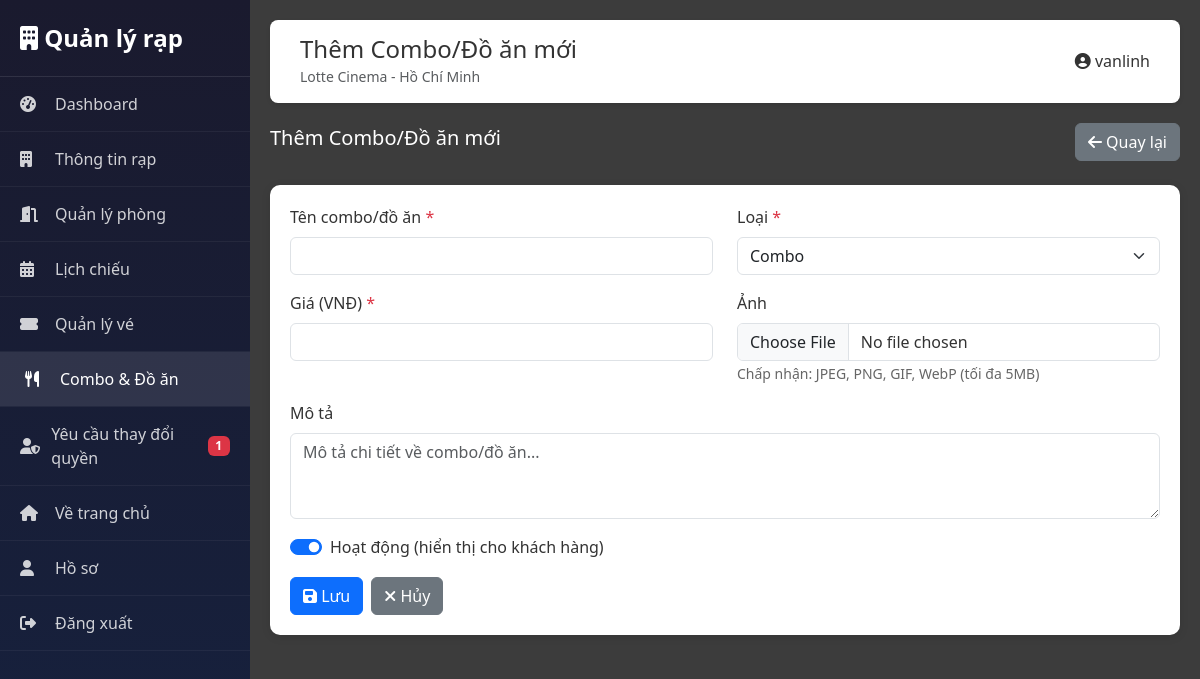
/?route=moderator/foodItemsCreate (signed in), run on the app's committed database.
### tables this page shows
CREATE TABLE `theaters` (
  `id` int(11) NOT NULL,
  `name` varchar(150) NOT NULL,
  `location` varchar(255) DEFAULT NULL,
  `phone` varchar(20) DEFAULT NULL,
  `created_at` timestamp NOT NULL DEFAULT current_timestamp(),
  `total_screens` int(11) DEFAULT 1,
  `address` text DEFAULT NULL,
  `is_active` tinyint(1) DEFAULT 1
);

CREATE TABLE `users` (
  `id` int(11) NOT NULL,
  `name` varchar(100) NOT NULL,
  `email` varchar(120) NOT NULL,
  `password` varchar(255) NOT NULL,
  `avatar` varchar(255) DEFAULT NULL,
  `birthdate` date DEFAULT NULL,
  `rank` enum('Bronze','Silver','Gold','Platinum') DEFAULT 'Bronze',
  `points` int(11) DEFAULT 0,
  `subscription_id` int(11) DEFAULT NULL,
  `status` enum('active','inactive','banned') DEFAULT 'active',
  `email_verified` tinyint(1) DEFAULT 0,
  `created_at` timestamp NOT NULL DEFAULT current_timestamp(),
  `updated_at` timestamp NOT NULL DEFAULT current_timestamp() ON UPDATE current_timestamp(),
  `role` enum('user','admin','moderator','manager') DEFAULT 'user',
  `theater_id` int(11) DEFAULT NULL,
  `is_active` tinyint(1) DEFAULT 1,
  `last_login` datetime DEFAULT NULL
);

### modules/admin/ModeratorController.php (called while the page is built, shortened)
<?php
require_once __DIR__ . '/../../core/AdminMiddleware.php';
require_once __DIR__ . '/../../core/Database.php';
class ModeratorController extends Controller {
    private $theaterId;
    public function __construct() {
        $user = AdminMiddleware::checkAdmin();
        $this->theaterId = AdminMiddleware::getModeratorTheater($user['id']);
    }
    protected function moderatorView($view, $data = []) {
        extract($data);
        $current_page = $data['current_page'] ?? '';
        $title = $data['title'] ?? 'Quản lý rạp';
        $user = $data['user'] ?? AdminMiddleware::checkAdmin();
        $theaterId = $this->theaterId;
        $db = Database::getInstance();
        $theater = $db->fetch("SELECT * FROM theaters WHERE id = ?", [$theaterId]);
        $content = ob_get_clean();
        require_once __DIR__ . '/views/moderator/layout.php';
    }
    public function foodItemsCreate() {
        $user = AdminMiddleware::checkAdmin();
        $this->moderatorView('food_items/create', [
            'user' => $user,
            'title' => 'Thêm Combo/Đồ ăn mới',
            'current_page' => 'food_items'
        ]);
    }
}

### index.php (called while the page is built, shortened)
<?php
require_once __DIR__ . '/core/UrlHelper.php';
$route = $_GET['route'] ?? 'home/index';
$parts = explode('/', $route);
$controllerMap = [
    'auth' => 'AuthController',
    'profile' => 'ProfileController',
    'moderator' => 'ModeratorController',
    'notifications' => 'NotificationController'
];
$firstPart = $parts[0];
$controllerName = null;
    if (isset($controllerMap[$firstPart])) {
    $controllerName = $controllerMap[$firstPart];
} else {
    $controllerName = ucfirst($firstPart) . 'Controller';
}
$action = '';
if (count($parts) >= 3) {
    $actionPart = $parts[2];
    $actionPart = str_replace('-', ' ', $actionPart);
    $actionPart = ucwords($actionPart);
    $actionPart = str_replace(' ', '', $actionPart);
    $action = $parts[1] . $actionPart;
} else {
    $action = $parts[1] ?? 'index';
}
try {
    $controller = new $controllerName();
    $controller->$action();
} catch (Exception $e) {
    error_log("Error in routing: " . $e->getMessage());
    error_log("Route: $route, Controller: $controllerName, Action: $action");
    error_log("Stack trace: " . $e->getTraceAsString());
    if ($controllerName !== 'HomeController') {
        $controllerName = 'HomeController';
        $controller = new $controllerName();
        $controller->index();
    } else {
        print_r($e);
        die('Error: Controller not found');
    }
}
?>

### core/UrlHelper.php (called while the page is built, shortened)
<?php
class UrlHelper {
    private static $baseUrl = null;
    public static function getBaseUrl() {
        $configFile = __DIR__ . '/../config.php';
        if (defined('PUBLIC_BASE_URL') && defined('AUTO_DETECT_PUBLIC_URL') && !AUTO_DETECT_PUBLIC_URL) {
            $appPath = defined('APP_PATH') ? APP_PATH : '/DuAn1';
            if (strpos(PUBLIC_BASE_URL, $appPath) !== false) {
                self::$baseUrl = rtrim(PUBLIC_BASE_URL, '/');
            } else {
                self::$baseUrl = rtrim(PUBLIC_BASE_URL, '/') . $appPath;
            }
            return self::$baseUrl;
        }
        $protocol = (isset($_SERVER['HTTPS']) && $_SERVER['HTTPS'] === 'on' ||
                     (isset($_SERVER['HTTP_X_FORWARDED_PROTO']) && $_SERVER['HTTP_X_FORWARDED_PROTO'] === 'https'))
                    ? "https" : "http";
        $host = $_SERVER['HTTP_HOST'] ?? 'localhost';
        $scriptName = $_SERVER['SCRIPT_NAME'] ?? '/index.php';
        $appPath = dirname($scriptName);
        self::$baseUrl = $protocol . "://" . $host . $appPath;
        return self::$baseUrl;
    }
}

### core/Database.php (called while the page is built, shortened)
<?php
class Database {
    private static $instance = null;
    private $pdo;
    private $host = 'localhost';
    private $port = 3306;
    private $dbname = 'cinehub';
    private $username = 'root';
    private $password = '';
    private $charset = 'utf8mb4';
    private function __construct() {
        try {
            $dsn = "mysql:host={$this->host};port={$this->port};dbname={$this->dbname};charset={$this->charset}";
            $this->pdo = new PDO($dsn, $this->username, $this->password);
            $this->pdo->setAttribute(PDO::ATTR_ERRMODE, PDO::ERRMODE_EXCEPTION);
            $this->pdo->setAttribute(PDO::ATTR_DEFAULT_FETCH_MODE, PDO::FETCH_ASSOC);
        } catch(PDOException $e) {
            die("Lỗi kết nối database: " . $e->getMessage() .
                "<br><br>Vui lòng kiểm tra:<br>" .
                "1. MySQL đã được khởi động chưa?<br>" .
                "2. Database '{$this->dbname}' đã được tạo chưa?<br>" .
                "3. Password MySQL có đúng không? (hiện tại: " . ($this->password ?: 'rỗng') . ")<br>" .
                "4. Port MySQL có đúng không? (hiện tại: {$this->port})<br>" .
                "5. Nếu cần thay đổi password hoặc port, sửa file core/Database.php");
        }
    }
    public static function getInstance() {
        if (self::$instance === null) {
            self::$instance = new self();
        }
        return self::$instance;
    }
    public function query($sql, $params = []) {
        $stmt = $this->pdo->prepare($sql);
        $stmt->execute($params);
        return $stmt;
    }
    public function fetch($sql, $params = []) {
        return $this->query($sql, $params)->fetch();
    }
}
?>

### core/AdminMiddleware.php (called while the page is built, shortened)
<?php
require_once __DIR__ . '/Database.php';
require_once __DIR__ . '/../modules/user/UserModel.php';
class AdminMiddleware {
    public static function checkAdmin() {
        $userModel = new UserModel();
        $user = $userModel->getById($_SESSION['user_id']);
        return $user;
    }
    public static function isModerator($userId) {
        $userModel = new UserModel();
        $user = $userModel->getById($userId);
        if (isset($user['role']) && $user['role'] === 'moderator') {
            return true;
        }
    }
}
?>

### modules/user/UserModel.php (called while the page is built, shortened)
<?php
require_once __DIR__ . '/../../core/Database.php';
class UserModel {
    private $db;
    public function __construct() {
        $this->db = Database::getInstance();
    }
    public function getById($id) {
        $user = $this->db->fetch("SELECT * FROM users WHERE id = ?", [$id]);
        if ($user) {
            try {
                $user['roles'] = $this->getUserRoles($id);
            } catch (Exception $e) {
                $user['roles'] = [];
            }
        }
        return $user;
    }
    public function getUserRoles($userId) {
        try {
            return $this->db->fetchAll("
                SELECT r.* FROM roles r
                JOIN user_roles ur ON r.id = ur.role_id
                WHERE ur.user_id = ?
            ", [$userId]);
        } catch (Exception $e) {
            return [];
        }
    }
}
?>

### modules/admin/views/moderator/layout.php (the view, shortened to what this page needs)
<!DOCTYPE html>
<html lang="vi">
<head>
    <link href="https://cdn.jsdelivr.net/npm/bootstrap@5.3.0/dist/css/bootstrap.min.css" rel="stylesheet">
    <link rel="stylesheet" href="https://cdnjs.cloudflare.com/ajax/libs/font-awesome/6.4.0/css/all.min.css">
    <?php
    $baseUrl = UrlHelper::getBaseUrl();
    ?>
    <link rel="stylesheet" href="<?php echo htmlspecialchars($baseUrl); ?>/style.css?v=<?php echo time(); ?>">
</head>
<body>
    <div class="moderator-sidebar">
        <div class="sidebar-brand">
            <i class="fas fa-building"></i> Quản lý rạp
        </div>
        <ul class="sidebar-menu">
            <li><a href="?route=moderator/index" class="<?php echo ($current_page ?? '') === 'dashboard' ? 'active' : ''; ?>">
                <i class="fas fa-tachometer-alt"></i> Dashboard
            </a></li>
            <li><a href="?route=moderator/theater" class="<?php echo ($current_page ?? '') === 'theater' ? 'active' : ''; ?>">
                <i class="fas fa-building"></i> Thông tin rạp
            </a></li>
            <li><a href="?route=moderator/screens" class="<?php echo ($current_page ?? '') === 'screens' ? 'active' : ''; ?>">
                <i class="fas fa-door-open"></i> Quản lý phòng
            </a></li>
            <li><a href="?route=moderator/showtimes" class="<?php echo ($current_page ?? '') === 'showtimes' ? 'active' : ''; ?>">
                <i class="fas fa-calendar-alt"></i> Lịch chiếu
            </a></li>
            <li><a href="?route=moderator/tickets" class="<?php echo ($current_page ?? '') === 'tickets' ? 'active' : ''; ?>">
                <i class="fas fa-ticket-alt"></i> Quản lý vé
            </a></li>
            <li><a href="?route=moderator/foodItems" class="<?php echo ($current_page ?? '') === 'food_items' ? 'active' : ''; ?>">
                <i class="fas fa-utensils"></i> Combo & Đồ ăn
            </a></li>
            <li><a href="?route=moderator/permissionRequests" class="<?php echo ($current_page ?? '') === 'permission_requests' ? 'active' : ''; ?>">
                <i class="fas fa-user-shield"></i> Yêu cầu thay đổi quyền
                <?php
                try {
                    $db = Database::getInstance();
                    $pendingCount = $db->fetch("
                        SELECT COUNT(*) as count
                        FROM moderator_permission_requests
                        WHERE theater_id = ? AND status = 'pending'
                    ", [$theaterId])['count'] ?? 0;
                    if ($pendingCount > 0):
                ?>
                    <span class="badge bg-danger ms-2"><?php echo $pendingCount; ?></span>
                <?php endif; } catch (Exception $e) {} ?>
            </a></li>
            <li><a href="http://localhost/DuAn1/">
                <i class="fas fa-home"></i> Về trang chủ
            </a></li>
            <li><a href="?route=profile/index">
                <i class="fas fa-user"></i> Hồ sơ
            </a></li>
            <li><a href="?route=auth/logout">
                <i class="fas fa-sign-out-alt"></i> Đăng xuất
            </a></li>
        </ul>
    </div>
    <div class="moderator-main">
        <div class="moderator-header">
            <div class="d-flex justify-content-between align-items-center">
                <div>
                    <h4 class="mb-0"><?php echo $title ?? 'Quản lý rạp'; ?></h4>
                    <?php if (isset($theater)): ?>
                        <small class="text-muted"><?php echo htmlspecialchars($theater['name']); ?> - <?php echo htmlspecialchars($theater['location'] ?? ''); ?></small>
                    <?php endif; ?>
                </div>
                <div class="d-flex align-items-center gap-3">
                    <span><i class="fas fa-user-circle"></i> <?php echo htmlspecialchars($user['name'] ?? 'Moderator'); ?></span>
                </div>
            </div>
        </div>
        <?php echo $content; ?>
    </div>
</body>
</html>

### modules/admin/views/moderator/layout.php (style rules this page uses)
.moderator-sidebar { min-height: 100vh; background: linear-gradient(180deg, #1a1a2e 0%, #16213e 100%); padding: 0; position: fixed; width: 250px; left: 0; top: 0; z-index: 1000; }
.moderator-main { margin-left: 250px; padding: 20px; background-color: rgba(60, 60 ,60); min-height: 100vh; }
.moderator-header { background: #fff; padding: 15px 30px; box-shadow: 0 2px 4px rgba(0,0,0,0.1); margin-bottom: 20px; border-radius: 8px; }
.sidebar-brand { padding: 20px; color: #fff; font-size: 1.5rem; font-weight: bold; border-bottom: 1px solid rgba(255,255,255,0.1); }
.sidebar-menu { list-style: none; padding: 0; margin: 0; }
.sidebar-menu li { border-bottom: 1px solid rgba(255,255,255,0.05); }
.sidebar-menu a { display: flex; align-items: center; padding: 15px 20px; color: rgba(255,255,255,0.8); text-decoration: none; transition: all 0.3s; }
.sidebar-menu a:hover, .sidebar-menu a.active { background: rgba(255,255,255,0.1); color: #fff; padding-left: 25px; }
.sidebar-menu a i { width: 25px; margin-right: 10px; }
.stat-card, .moderator-header { color: #333; }
.stat-card h4, .stat-card h5, .stat-card h6, .moderator-header h4, .moderator-header h5, .moderator-header h6 { color: #333 !important; }
.moderator-main { color: #fff; }

### data on the page
theaters: name "Lotte Cinema", location "Hồ Chí Minh"
users: name "vanlinh"

### other printed values
$pendingCount "1"
$title "Thêm Combo/Đồ ăn mới"
